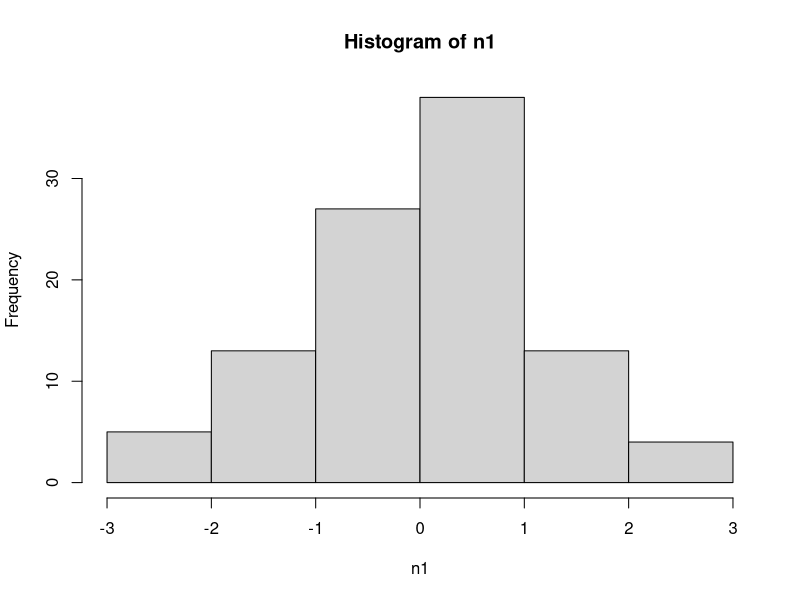
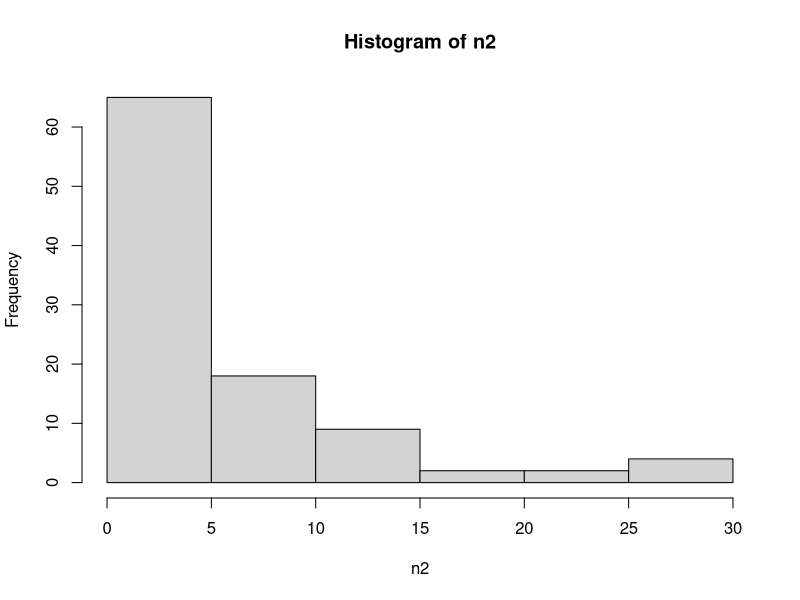
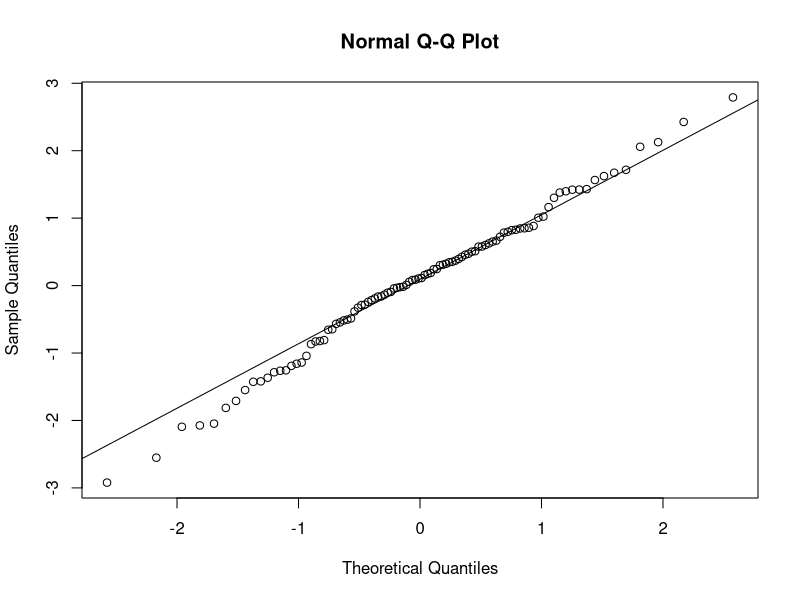
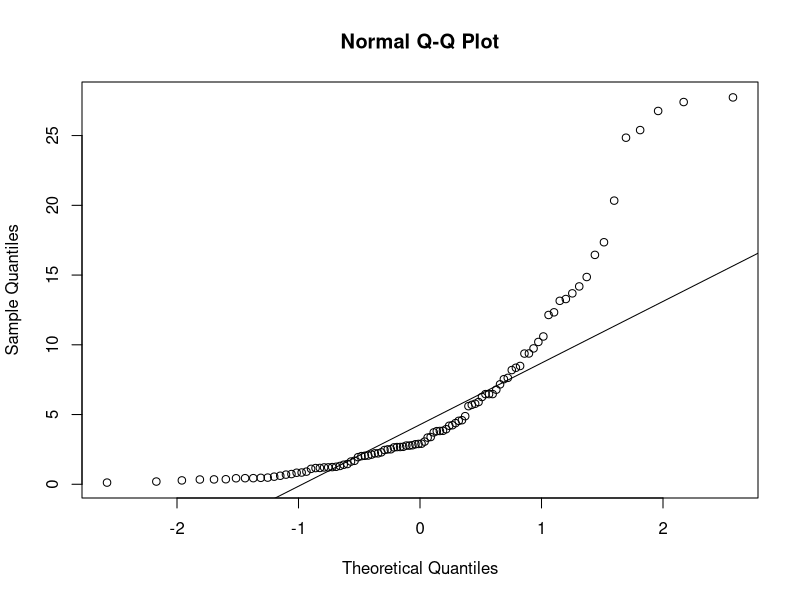

Source code (R) for these figures, in order:
n1=rnorm(100,0,1)
mean(n1)
n2=rexp(100,.2)
#create 2 vectors to compare
#Graph 1
hist(n1)

#Graph 2
hist(n2)

#qqplot
#qqnorm(n1) #compare to normal distribution, should be on the line if normal distributed
#Graph 3
qqnorm(n1)
qqline(n1)

#Graph 4
qqnorm(n2)
qqline(n2)

#p-test (Ho/Ha)
library (nortest)

shapiro.test(n1)#3000 observations limited
ad.test(n1)

iris
summary(iris)

mtcars
summary(mtcars)
# some summary data maybe be meaningless(categorical)
# summary can't tell everything, may tell you something wrong, look at data!
table(mtcars$am)
table(mtcars$am, mtcars$cyl)
# rows: am=0/1; columns cy1 = 4/6/8
nrow(mtcars)
ncol(mtcars)
